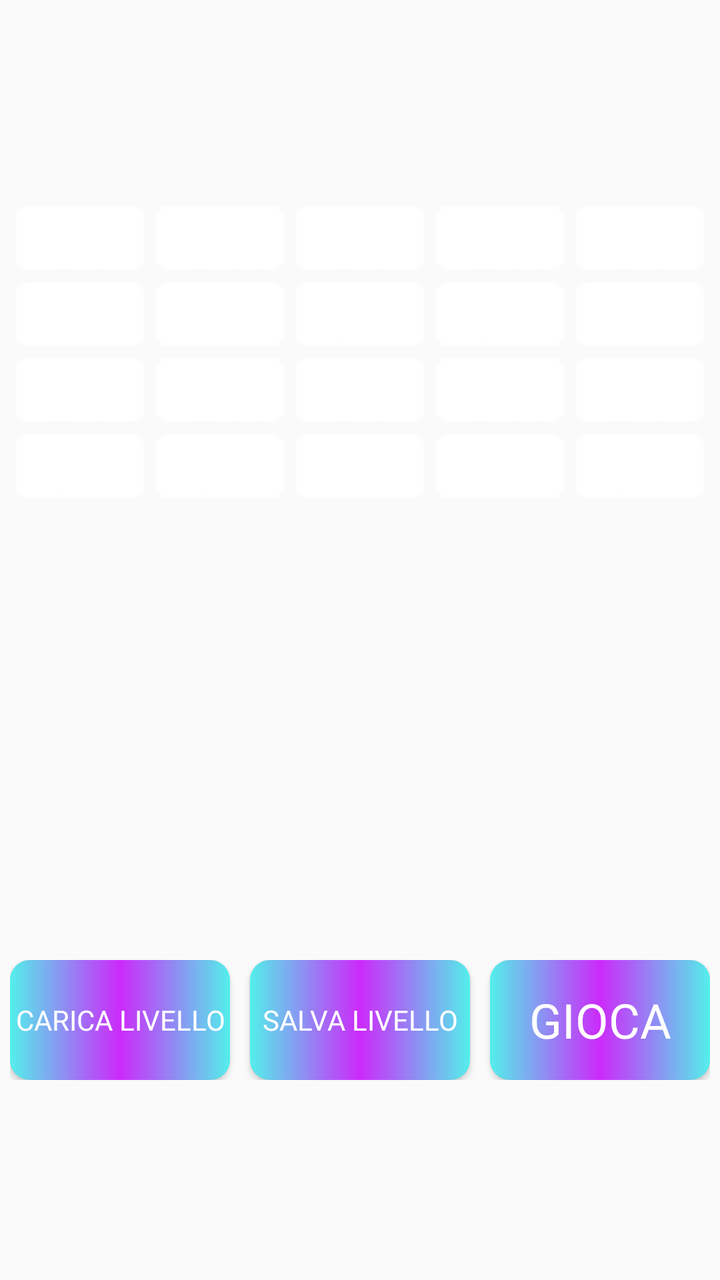
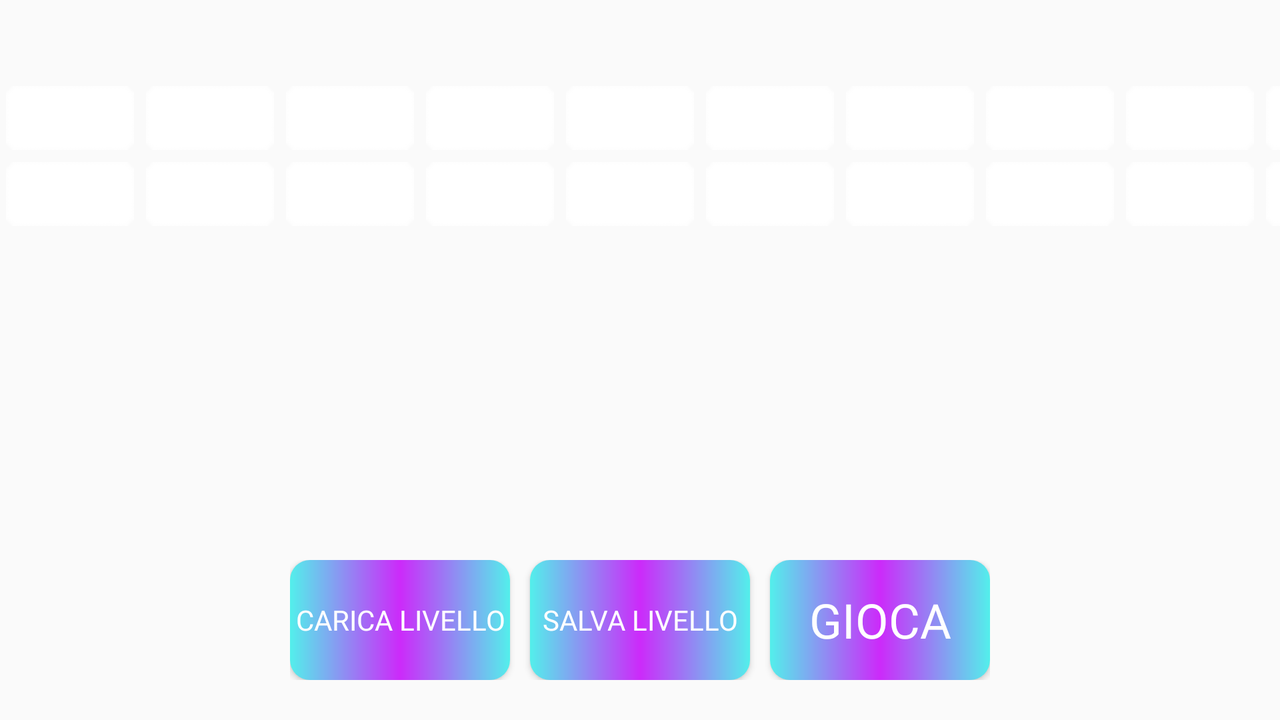

One screen, two layout resources from the same app: the default and the repository's alternative for another configuration. Each is rendered where Android would select it; the XML of both is given below.
<!-- AndroidManifest.xml: application theme AppTheme -->
<!-- res/layout/editor.xml -->
<?xml version="1.0" encoding="utf-8"?>
<androidx.coordinatorlayout.widget.CoordinatorLayout xmlns:android="http://schemas.android.com/apk/res/android"
    xmlns:app="http://schemas.android.com/apk/res-auto"
    xmlns:tools="http://schemas.android.com/tools"
    android:layout_width="match_parent"
    android:layout_height="match_parent"
    tools:context=".Editor">

    <ImageView
        android:id="@+id/image"
        android:layout_width="1100dp"
        android:layout_height="match_parent"
        android:layout_gravity="center_horizontal|center_vertical"
        android:background="@drawable/vaporwave" />

    <TableLayout
        android:layout_width="wrap_content"
        android:layout_height="wrap_content"
        android:layout_gravity="center_horizontal|center_vertical"
        app:layout_anchor="@+id/image"
        app:layout_anchorGravity="center_horizontal"
        android:paddingTop="100dp"
        >
        <TableRow>
            <CheckBox
                android:id="@+id/check1"
                android:layout_width="wrap_content"
                android:layout_height="wrap_content"
                android:layout_margin="3dp"
                android:button="@drawable/brick_red"
                android:buttonTint="@android:color/white"
                android:checked="false"
                android:onClick="BooleanBlocco"
                />

            <CheckBox
                android:id="@+id/check2"
                android:layout_width="wrap_content"
                android:layout_height="wrap_content"
                android:layout_margin="3dp"
                android:button="@drawable/brick_aqua"
                android:buttonTint="@android:color/white"
                android:checked="false"
                android:onClick="BooleanBlocco"
                />

            <CheckBox
                android:id="@+id/check3"
                android:layout_width="wrap_content"
                android:layout_height="wrap_content"
                android:layout_margin="3dp"
                android:button="@drawable/brick_blue"
                android:buttonTint="@android:color/white"
                android:checked="false"
                android:onClick="BooleanBlocco"
                />

            <CheckBox
                android:id="@+id/check4"
                android:layout_width="wrap_content"
                android:layout_height="wrap_content"
                android:layout_margin="3dp"
                android:button="@drawable/brick_orange"
                android:buttonTint="@android:color/white"
                android:checked="false"
                android:onClick="BooleanBlocco"
                />

            <CheckBox
                android:id="@+id/check5"
                android:layout_width="wrap_content"
                android:layout_height="wrap_content"
                android:layout_margin="3dp"
                android:button="@drawable/brick_pink"
                android:buttonTint="@android:color/white"
                android:checked="false"
                android:onClick="BooleanBlocco"
                />
        </TableRow>

        <TableRow>
            <CheckBox
                android:id="@+id/check6"
                android:layout_width="wrap_content"
                android:layout_height="wrap_content"
                android:layout_margin="3dp"
                android:button="@drawable/brick_purple"
                android:buttonTint="@android:color/white"
                android:checked="false"
                android:onClick="BooleanBlocco"
                />

            <CheckBox
                android:id="@+id/check7"
                android:layout_width="wrap_content"
                android:layout_height="wrap_content"
                android:layout_margin="3dp"
                android:button="@drawable/brick_yellow"
                android:buttonTint="@android:color/white"
                android:checked="false"
                android:onClick="BooleanBlocco"
                />


            <CheckBox
                android:id="@+id/check8"
                android:layout_width="wrap_content"
                android:layout_height="wrap_content"
                android:layout_margin="3dp"
                android:button="@drawable/brick_red"
                android:buttonTint="@android:color/white"
                android:checked="false"
                android:onClick="BooleanBlocco"
                />

            <CheckBox
                android:id="@+id/check9"
                android:layout_width="wrap_content"
                android:layout_height="wrap_content"
                android:layout_margin="3dp"
                android:button="@drawable/brick_purple"
                android:buttonTint="@android:color/white"
                android:checked="false"
                android:onClick="BooleanBlocco"
                />

            <CheckBox
                android:id="@+id/check10"
                android:layout_width="wrap_content"
                android:layout_height="wrap_content"
                android:layout_margin="3dp"
                android:button="@drawable/brick_pink"
                android:buttonTint="@android:color/white"
                android:checked="false"
                android:onClick="BooleanBlocco"
                />
        </TableRow>
        <TableRow>

            <CheckBox
                android:id="@+id/check11"
                android:layout_width="wrap_content"
                android:layout_height="wrap_content"
                android:layout_margin="3dp"
                android:button="@drawable/brick_red"
                android:buttonTint="@android:color/white"
                android:checked="false"
                android:onClick="BooleanBlocco"
                />

            <CheckBox
                android:id="@+id/check12"
                android:layout_width="wrap_content"
                android:layout_height="wrap_content"
                android:layout_margin="3dp"
                android:button="@drawable/brick_aqua"
                android:buttonTint="@android:color/white"
                android:checked="false"
                android:onClick="BooleanBlocco"
                />

            <CheckBox
                android:id="@+id/check13"
                android:layout_width="wrap_content"
                android:layout_height="wrap_content"
                android:layout_margin="3dp"
                android:button="@drawable/brick_blue"
                android:buttonTint="@android:color/white"
                android:checked="false"
                android:onClick="BooleanBlocco"
                />

            <CheckBox
                android:id="@+id/check14"
                android:layout_width="wrap_content"
                android:layout_height="wrap_content"
                android:layout_margin="3dp"
                android:button="@drawable/brick_orange"
                android:buttonTint="@android:color/white"
                android:checked="false"
                android:onClick="BooleanBlocco"
                />

            <CheckBox
                android:id="@+id/check15"
                android:layout_width="wrap_content"
                android:layout_height="wrap_content"
                android:layout_margin="3dp"
                android:button="@drawable/brick_pink"
                android:buttonTint="@android:color/white"
                android:checked="false"
                android:onClick="BooleanBlocco"
                />
        </TableRow>
        <TableRow>

            <CheckBox
                android:id="@+id/check16"
                android:layout_width="wrap_content"
                android:layout_height="wrap_content"
                android:layout_margin="3dp"
                android:button="@drawable/brick_red"
                android:buttonTint="@android:color/white"
                android:checked="false"
                android:onClick="BooleanBlocco"
                />

            <CheckBox
                android:id="@+id/check17"
                android:layout_width="wrap_content"
                android:layout_height="wrap_content"
                android:layout_margin="3dp"
                android:button="@drawable/brick_aqua"
                android:buttonTint="@android:color/white"
                android:checked="false"
                android:onClick="BooleanBlocco"
                />

            <CheckBox
                android:id="@+id/check18"
                android:layout_width="wrap_content"
                android:layout_height="wrap_content"
                android:layout_margin="3dp"
                android:button="@drawable/brick_blue"
                android:buttonTint="@android:color/white"
                android:checked="false"
                android:onClick="BooleanBlocco"
                />

            <CheckBox
                android:id="@+id/check19"
                android:layout_width="wrap_content"
                android:layout_height="wrap_content"
                android:layout_margin="3dp"
                android:button="@drawable/brick_orange"
                android:buttonTint="@android:color/white"
                android:checked="false"
                android:onClick="BooleanBlocco"
                />

            <CheckBox
                android:id="@+id/check20"
                android:layout_width="wrap_content"
                android:layout_height="wrap_content"
                android:layout_margin="3dp"
                android:button="@drawable/brick_pink"
                android:buttonTint="@android:color/white"
                android:checked="false"
                android:onClick="BooleanBlocco"
                />
        </TableRow>
    </TableLayout>

    <TableLayout
        android:layout_width="wrap_content"
        android:layout_height="wrap_content"
        android:layout_gravity="center_horizontal|bottom"
        android:paddingBottom="100dp"
        >
        <TableRow>
            <Button
                android:id="@+id/button_carica"
                android:layout_width="110dp"
                android:layout_height="wrap_content"
                android:background="@drawable/buttonshape_home"
                android:fontFamily="@font/feasfbrg"
                android:onClick="Carica"
                android:text="@string/carica"
                android:textColor="#FFFFFF"
                android:autoSizeTextType="uniform"
                android:maxLines="1"
                android:autoSizeMinTextSize="10sp"
                android:autoSizeMaxTextSize="25sp"
                android:autoSizeStepGranularity="2sp"/>

            <Button
                android:id="@+id/button_salva"
                android:layout_marginStart="10dp"
                android:layout_marginEnd="10dp"
                android:layout_width="110dp"
                android:layout_height="wrap_content"
                android:background="@drawable/buttonshape_home"
                android:fontFamily="@font/feasfbrg"
                android:onClick="Salva"
                android:text="@string/salva"
                android:textColor="#FFFFFF"
                android:autoSizeTextType="uniform"
                android:maxLines="1"
                android:autoSizeMinTextSize="10sp"
                android:autoSizeMaxTextSize="25sp"
                android:autoSizeStepGranularity="2sp"/>

            <Button
                android:id="@+id/button_gioca"
                android:layout_width="110dp"
                android:layout_height="wrap_content"
                android:background="@drawable/buttonshape_home"
                android:fontFamily="@font/feasfbrg"
                android:onClick="Gioca"
                android:text="@string/gioca"
                android:textColor="#FFFFFF"
                android:autoSizeTextType="uniform"
                android:maxLines="1"
                android:autoSizeMinTextSize="10sp"
                android:autoSizeMaxTextSize="25sp"
                android:autoSizeStepGranularity="2sp"/>
        </TableRow>
    </TableLayout>

</androidx.coordinatorlayout.widget.CoordinatorLayout>
<!-- resources referenced by this layout -->
<resources>
  <!-- drawable brick_aqua: png bitmap (drawable, 1469 bytes) -->
  <!-- drawable brick_blue: png bitmap (drawable, 1469 bytes) -->
  <!-- drawable brick_orange: png bitmap (drawable, 1506 bytes) -->
  <!-- drawable brick_pink: png bitmap (drawable, 1505 bytes) -->
  <!-- drawable brick_purple: png bitmap (drawable, 1501 bytes) -->
  <!-- drawable brick_red: png bitmap (drawable, 1504 bytes) -->
  <!-- drawable brick_yellow: png bitmap (drawable, 1503 bytes) -->
  <!-- drawable buttonshape_home (drawable) -->
  <?xml version="1.0" encoding="utf-8"?>
  <shape xmlns:android="http://schemas.android.com/apk/res/android" android:shape="rectangle" >
      <corners
          android:radius="10dp"
          />
      <gradient
          android:angle="180"
          android:centerX="50%"
          android:centerColor="#CC2AFA"
          android:startColor="#53EFEB"
          android:endColor="#53EFEB"
          android:type="linear"
          />
      <padding
          android:left="0dp"
          android:top="0dp"
          android:right="0dp"
          android:bottom="0dp"
          />
      <size
          android:width="270dp"
          android:height="60dp"
          />
  
  
  </shape>
  <string name="carica">Carica Livello</string>
  <string name="gioca">Gioca</string>
  <string name="salva">Salva Livello</string>
  <style name="AppTheme" parent="Theme.AppCompat.Light.DarkActionBar">
          
          <item name="colorPrimary">#8532a8</item>
          <item name="colorPrimaryDark">@color/colorPrimaryDark</item>
          <item name="colorAccent">@color/colorAccent</item>
      </style>
  <color name="colorPrimaryDark">#0016a1</color>
  <color name="colorAccent">#D81B60</color>
</resources>
<!-- res/layout-land/editor.xml (the repository's variant of the layout above) -->
<!-- drawn on the phone turned sideways -->
<?xml version="1.0" encoding="utf-8"?>
<androidx.coordinatorlayout.widget.CoordinatorLayout xmlns:android="http://schemas.android.com/apk/res/android"
    xmlns:app="http://schemas.android.com/apk/res-auto"
    xmlns:tools="http://schemas.android.com/tools"
    android:layout_width="match_parent"
    android:layout_height="match_parent"
    tools:context=".Editor">

    <ImageView
        android:id="@+id/image"
        android:layout_width="match_parent"
        android:layout_height="match_parent"
        android:layout_gravity="center_horizontal|center_vertical"
        android:background="@drawable/vaporwave"
        />


    <TableLayout
        android:layout_width="wrap_content"
        android:layout_height="wrap_content"
        android:layout_gravity="center_horizontal|center_vertical"
        app:layout_anchor="@+id/image"
        app:layout_anchorGravity="center_horizontal"
        android:paddingTop="40dp"
        >
        <TableRow>
            <CheckBox
                android:id="@+id/check1"
                android:layout_width="wrap_content"
                android:layout_height="wrap_content"
                android:layout_margin="3dp"
                android:button="@drawable/brick_red"
                android:buttonTint="@android:color/white"
                android:checked="false"
                android:onClick="BooleanBlocco"
                />

            <CheckBox
                android:id="@+id/check2"
                android:layout_width="wrap_content"
                android:layout_height="wrap_content"
                android:layout_margin="3dp"
                android:button="@drawable/brick_aqua"
                android:buttonTint="@android:color/white"
                android:checked="false"
                android:onClick="BooleanBlocco"
                />

            <CheckBox
                android:id="@+id/check3"
                android:layout_width="wrap_content"
                android:layout_height="wrap_content"
                android:layout_margin="3dp"
                android:button="@drawable/brick_blue"
                android:buttonTint="@android:color/white"
                android:checked="false"
                android:onClick="BooleanBlocco"
                />

            <CheckBox
                android:id="@+id/check4"
                android:layout_width="wrap_content"
                android:layout_height="wrap_content"
                android:layout_margin="3dp"
                android:button="@drawable/brick_orange"
                android:buttonTint="@android:color/white"
                android:checked="false"
                android:onClick="BooleanBlocco"
                />

            <CheckBox
                android:id="@+id/check5"
                android:layout_width="wrap_content"
                android:layout_height="wrap_content"
                android:layout_margin="3dp"
                android:button="@drawable/brick_pink"
                android:buttonTint="@android:color/white"
                android:checked="false"
                android:onClick="BooleanBlocco"
                />

            <CheckBox
                android:id="@+id/check6"
                android:layout_width="wrap_content"
                android:layout_height="wrap_content"
                android:layout_margin="3dp"
                android:button="@drawable/brick_purple"
                android:buttonTint="@android:color/white"
                android:checked="false"
                android:onClick="BooleanBlocco"
                />

            <CheckBox
                android:id="@+id/check7"
                android:layout_width="wrap_content"
                android:layout_height="wrap_content"
                android:layout_margin="3dp"
                android:button="@drawable/brick_yellow"
                android:buttonTint="@android:color/white"
                android:checked="false"
                android:onClick="BooleanBlocco"
                />


            <CheckBox
                android:id="@+id/check8"
                android:layout_width="wrap_content"
                android:layout_height="wrap_content"
                android:layout_margin="3dp"
                android:button="@drawable/brick_red"
                android:buttonTint="@android:color/white"
                android:checked="false"
                android:onClick="BooleanBlocco"
                />

            <CheckBox
                android:id="@+id/check9"
                android:layout_width="wrap_content"
                android:layout_height="wrap_content"
                android:layout_margin="3dp"
                android:button="@drawable/brick_purple"
                android:buttonTint="@android:color/white"
                android:checked="false"
                android:onClick="BooleanBlocco"
                />

            <CheckBox
                android:id="@+id/check10"
                android:layout_width="wrap_content"
                android:layout_height="wrap_content"
                android:layout_margin="3dp"
                android:button="@drawable/brick_pink"
                android:buttonTint="@android:color/white"
                android:checked="false"
                android:onClick="BooleanBlocco"
                />
        </TableRow>
        <TableRow>

            <CheckBox
                android:id="@+id/check11"
                android:layout_width="wrap_content"
                android:layout_height="wrap_content"
                android:layout_margin="3dp"
                android:button="@drawable/brick_red"
                android:buttonTint="@android:color/white"
                android:checked="false"
                android:onClick="BooleanBlocco"
                />

            <CheckBox
                android:id="@+id/check12"
                android:layout_width="wrap_content"
                android:layout_height="wrap_content"
                android:layout_margin="3dp"
                android:button="@drawable/brick_aqua"
                android:buttonTint="@android:color/white"
                android:checked="false"
                android:onClick="BooleanBlocco"
                />

            <CheckBox
                android:id="@+id/check13"
                android:layout_width="wrap_content"
                android:layout_height="wrap_content"
                android:layout_margin="3dp"
                android:button="@drawable/brick_blue"
                android:buttonTint="@android:color/white"
                android:checked="false"
                android:onClick="BooleanBlocco"
                />

            <CheckBox
                android:id="@+id/check14"
                android:layout_width="wrap_content"
                android:layout_height="wrap_content"
                android:layout_margin="3dp"
                android:button="@drawable/brick_orange"
                android:buttonTint="@android:color/white"
                android:checked="false"
                android:onClick="BooleanBlocco"
                />

            <CheckBox
                android:id="@+id/check15"
                android:layout_width="wrap_content"
                android:layout_height="wrap_content"
                android:layout_margin="3dp"
                android:button="@drawable/brick_pink"
                android:buttonTint="@android:color/white"
                android:checked="false"
                android:onClick="BooleanBlocco"
                />


            <CheckBox
                android:id="@+id/check16"
                android:layout_width="wrap_content"
                android:layout_height="wrap_content"
                android:layout_margin="3dp"
                android:button="@drawable/brick_red"
                android:buttonTint="@android:color/white"
                android:checked="false"
                android:onClick="BooleanBlocco"
                />

            <CheckBox
                android:id="@+id/check17"
                android:layout_width="wrap_content"
                android:layout_height="wrap_content"
                android:layout_margin="3dp"
                android:button="@drawable/brick_aqua"
                android:buttonTint="@android:color/white"
                android:checked="false"
                android:onClick="BooleanBlocco"
                />

            <CheckBox
                android:id="@+id/check18"
                android:layout_width="wrap_content"
                android:layout_height="wrap_content"
                android:layout_margin="3dp"
                android:button="@drawable/brick_blue"
                android:buttonTint="@android:color/white"
                android:checked="false"
                android:onClick="BooleanBlocco"
                />

            <CheckBox
                android:id="@+id/check19"
                android:layout_width="wrap_content"
                android:layout_height="wrap_content"
                android:layout_margin="3dp"
                android:button="@drawable/brick_orange"
                android:buttonTint="@android:color/white"
                android:checked="false"
                android:onClick="BooleanBlocco"
                />

            <CheckBox
                android:id="@+id/check20"
                android:layout_width="wrap_content"
                android:layout_height="wrap_content"
                android:layout_margin="3dp"
                android:button="@drawable/brick_pink"
                android:buttonTint="@android:color/white"
                android:checked="false"
                android:onClick="BooleanBlocco"
                />
        </TableRow>
    </TableLayout>

    <TableLayout
        android:layout_width="wrap_content"
        android:layout_height="wrap_content"
        android:layout_gravity="center_horizontal|bottom"
        android:paddingBottom="20dp"
        >
        <TableRow>
            <Button
                android:id="@+id/button_carica"
                android:layout_width="110dp"
                android:layout_height="wrap_content"
                android:background="@drawable/buttonshape_home"
                android:fontFamily="@font/feasfbrg"
                android:onClick="Carica"
                android:text="@string/carica"
                android:textColor="#FFFFFF"
                android:autoSizeTextType="uniform"
                android:maxLines="1"
                android:autoSizeMinTextSize="10sp"
                android:autoSizeMaxTextSize="25sp"
                android:autoSizeStepGranularity="2sp"/>

            <Button
                android:id="@+id/button_salva"
                android:layout_marginStart="10dp"
                android:layout_marginEnd="10dp"
                android:layout_width="110dp"
                android:layout_height="wrap_content"
                android:background="@drawable/buttonshape_home"
                android:fontFamily="@font/feasfbrg"
                android:onClick="Salva"
                android:text="@string/salva"
                android:textColor="#FFFFFF"
                android:autoSizeTextType="uniform"
                android:maxLines="1"
                android:autoSizeMinTextSize="10sp"
                android:autoSizeMaxTextSize="25sp"
                android:autoSizeStepGranularity="2sp"/>

            <Button
                android:id="@+id/button_gioca"
                android:layout_width="110dp"
                android:layout_height="wrap_content"
                android:background="@drawable/buttonshape_home"
                android:fontFamily="@font/feasfbrg"
                android:onClick="Gioca"
                android:text="@string/gioca"
                android:textColor="#FFFFFF"
                android:autoSizeTextType="uniform"
                android:maxLines="1"
                android:autoSizeMinTextSize="10sp"
                android:autoSizeMaxTextSize="25sp"
                android:autoSizeStepGranularity="2sp"/>
        </TableRow>
    </TableLayout>

</androidx.coordinatorlayout.widget.CoordinatorLayout>
